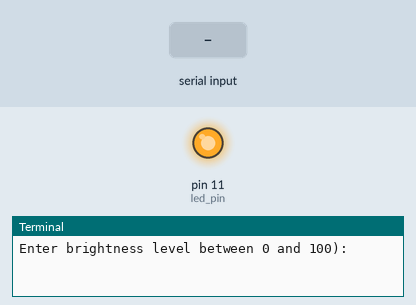
A program run on a simulated Raspberry Pi (header pin numbers). On the bench: output pins drawn as LEDs (lit = HIGH), the last lines printed to the terminal. Inputs (shaded band) come from the test bench.

Above: at 1.2 s.
1.3 s: "90" typed at the terminal
At 2.3 s:
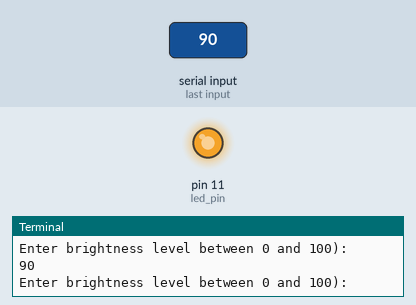
2.8 s: "0" typed at the terminal
At 3.5 s:
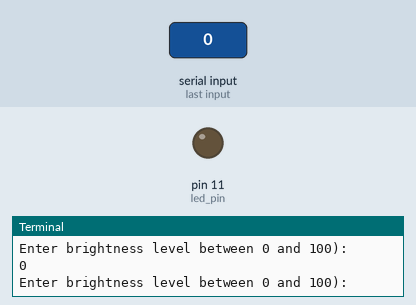
Timing chart, 0 to 5.8 s (numbered marks = the images above; inputs shaded):
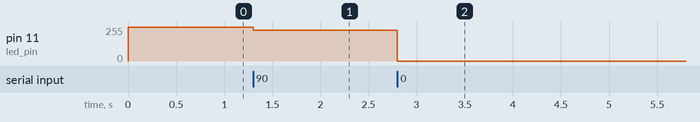

The program:

led_dim_pwm.py
```python
import RPi.GPIO as GPIO

led_pin = 11

GPIO.setmode(GPIO.BOARD)
GPIO.setup(led_pin, GPIO.OUT)

pwm_led = GPIO.PWM(led_pin, 500)
pwm_led.start(100)

try:
	while True:
		duty_s = raw_input("Enter brightness level between 0 and 100):")
		duty = int(duty_s)
		pwm_led.ChangeDutyCycle(duty)
except KeyboardInterrupt:
	pass

finally:
	GPIO.cleanup()
```

Measured:
- after the input at 1.3 s, pin 11 (led_pin): 255/255 → 230/255 at once
- after the input at 2.8 s, pin 11 (led_pin): 230/255 → 0/255 at once
